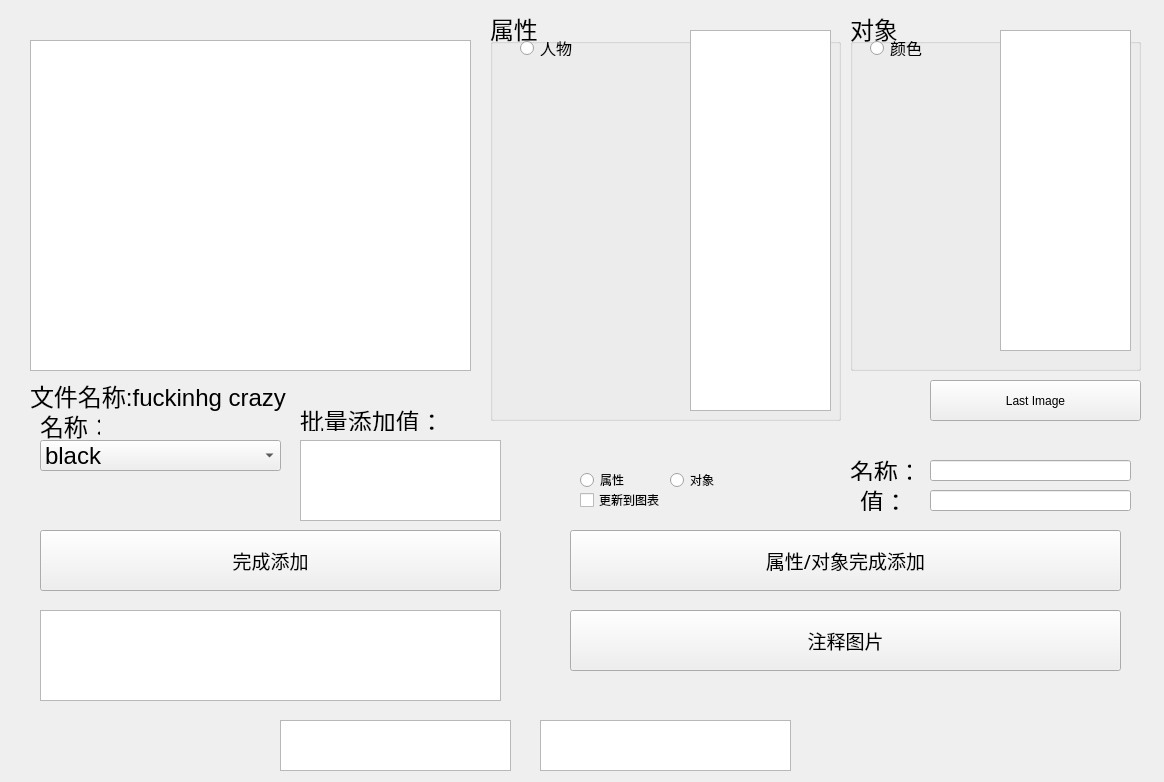
<?xml version="1.0" encoding="UTF-8"?>
<ui version="4.0">
 <class>Form</class>
 <widget class="QWidget" name="Form">
  <property name="geometry">
   <rect>
    <x>0</x>
    <y>0</y>
    <width>1164</width>
    <height>782</height>
   </rect>
  </property>
  <property name="windowTitle">
   <string>Form</string>
  </property>
  <widget class="QGraphicsView" name="graphicsView">
   <property name="geometry">
    <rect>
     <x>30</x>
     <y>40</y>
     <width>441</width>
     <height>331</height>
    </rect>
   </property>
  </widget>
  <widget class="QGroupBox" name="groupBox">
   <property name="geometry">
    <rect>
     <x>490</x>
     <y>10</y>
     <width>351</width>
     <height>411</height>
    </rect>
   </property>
   <property name="font">
    <font>
     <pointsize>18</pointsize>
    </font>
   </property>
   <property name="title">
    <string>属性</string>
   </property>
   <widget class="QListView" name="listView">
    <property name="geometry">
     <rect>
      <x>200</x>
      <y>20</y>
      <width>141</width>
      <height>381</height>
     </rect>
    </property>
   </widget>
   <widget class="QRadioButton" name="radioButton_3">
    <property name="geometry">
     <rect>
      <x>30</x>
      <y>30</y>
      <width>89</width>
      <height>16</height>
     </rect>
    </property>
    <property name="font">
     <font>
      <family>Agency FB</family>
      <pointsize>12</pointsize>
     </font>
    </property>
    <property name="text">
     <string>人物</string>
    </property>
   </widget>
  </widget>
  <widget class="QPushButton" name="pushButton">
   <property name="geometry">
    <rect>
     <x>570</x>
     <y>610</y>
     <width>551</width>
     <height>61</height>
    </rect>
   </property>
   <property name="font">
    <font>
     <family>Agency FB</family>
     <pointsize>14</pointsize>
    </font>
   </property>
   <property name="text">
    <string>注释图片</string>
   </property>
  </widget>
  <widget class="QPushButton" name="pushButton_2">
   <property name="geometry">
    <rect>
     <x>570</x>
     <y>530</y>
     <width>551</width>
     <height>61</height>
    </rect>
   </property>
   <property name="font">
    <font>
     <family>Agency FB</family>
     <pointsize>14</pointsize>
    </font>
   </property>
   <property name="text">
    <string>属性/对象完成添加</string>
   </property>
  </widget>
  <widget class="QComboBox" name="comboBox_11">
   <property name="geometry">
    <rect>
     <x>40</x>
     <y>440</y>
     <width>241</width>
     <height>31</height>
    </rect>
   </property>
   <property name="font">
    <font>
     <pointsize>18</pointsize>
    </font>
   </property>
   <property name="editable">
    <bool>false</bool>
   </property>
   <item>
    <property name="text">
     <string>black</string>
    </property>
   </item>
   <item>
    <property name="text">
     <string>blue</string>
    </property>
   </item>
   <item>
    <property name="text">
     <string>brown</string>
    </property>
   </item>
   <item>
    <property name="text">
     <string>gray</string>
    </property>
   </item>
   <item>
    <property name="text">
     <string>green</string>
    </property>
   </item>
   <item>
    <property name="text">
     <string>orange</string>
    </property>
   </item>
   <item>
    <property name="text">
     <string>pink</string>
    </property>
   </item>
   <item>
    <property name="text">
     <string>red</string>
    </property>
   </item>
   <item>
    <property name="text">
     <string>violet</string>
    </property>
   </item>
   <item>
    <property name="text">
     <string>white</string>
    </property>
   </item>
   <item>
    <property name="text">
     <string>yellow</string>
    </property>
   </item>
  </widget>
  <widget class="QLineEdit" name="lineEdit_2">
   <property name="geometry">
    <rect>
     <x>930</x>
     <y>460</y>
     <width>201</width>
     <height>21</height>
    </rect>
   </property>
  </widget>
  <widget class="QPushButton" name="pushButton_3">
   <property name="geometry">
    <rect>
     <x>40</x>
     <y>530</y>
     <width>461</width>
     <height>61</height>
    </rect>
   </property>
   <property name="font">
    <font>
     <family>Agency FB</family>
     <pointsize>14</pointsize>
    </font>
   </property>
   <property name="text">
    <string>完成添加</string>
   </property>
  </widget>
  <widget class="QRadioButton" name="radioButton">
   <property name="geometry">
    <rect>
     <x>580</x>
     <y>470</y>
     <width>100</width>
     <height>20</height>
    </rect>
   </property>
   <property name="text">
    <string>属性</string>
   </property>
  </widget>
  <widget class="QRadioButton" name="radioButton_2">
   <property name="geometry">
    <rect>
     <x>670</x>
     <y>470</y>
     <width>100</width>
     <height>20</height>
    </rect>
   </property>
   <property name="text">
    <string>对象</string>
   </property>
  </widget>
  <widget class="QTextEdit" name="textEdit">
   <property name="geometry">
    <rect>
     <x>300</x>
     <y>440</y>
     <width>201</width>
     <height>81</height>
    </rect>
   </property>
  </widget>
  <widget class="QLabel" name="label_11">
   <property name="geometry">
    <rect>
     <x>40</x>
     <y>410</y>
     <width>60</width>
     <height>31</height>
    </rect>
   </property>
   <property name="font">
    <font>
     <pointsize>18</pointsize>
    </font>
   </property>
   <property name="text">
    <string>名称：</string>
   </property>
  </widget>
  <widget class="QLabel" name="label_12">
   <property name="geometry">
    <rect>
     <x>850</x>
     <y>460</y>
     <width>61</width>
     <height>21</height>
    </rect>
   </property>
   <property name="font">
    <font>
     <pointsize>18</pointsize>
    </font>
   </property>
   <property name="text">
    <string>名称：</string>
   </property>
  </widget>
  <widget class="QLabel" name="label_13">
   <property name="geometry">
    <rect>
     <x>300</x>
     <y>410</y>
     <width>141</width>
     <height>21</height>
    </rect>
   </property>
   <property name="font">
    <font>
     <pointsize>18</pointsize>
    </font>
   </property>
   <property name="text">
    <string>批量添加值：</string>
   </property>
  </widget>
  <widget class="QLabel" name="label_9">
   <property name="geometry">
    <rect>
     <x>30</x>
     <y>380</y>
     <width>551</width>
     <height>31</height>
    </rect>
   </property>
   <property name="font">
    <font>
     <pointsize>18</pointsize>
    </font>
   </property>
   <property name="text">
    <string>文件名称:fuckinhg crazy</string>
   </property>
  </widget>
  <widget class="QLabel" name="label_15">
   <property name="geometry">
    <rect>
     <x>860</x>
     <y>490</y>
     <width>71</width>
     <height>21</height>
    </rect>
   </property>
   <property name="font">
    <font>
     <pointsize>18</pointsize>
    </font>
   </property>
   <property name="text">
    <string>值：</string>
   </property>
  </widget>
  <widget class="QLineEdit" name="lineEdit_3">
   <property name="geometry">
    <rect>
     <x>930</x>
     <y>490</y>
     <width>201</width>
     <height>21</height>
    </rect>
   </property>
  </widget>
  <widget class="QCheckBox" name="checkBox">
   <property name="geometry">
    <rect>
     <x>580</x>
     <y>490</y>
     <width>87</width>
     <height>20</height>
    </rect>
   </property>
   <property name="text">
    <string>更新到图表</string>
   </property>
  </widget>
  <widget class="QPushButton" name="pushButton_4">
   <property name="geometry">
    <rect>
     <x>930</x>
     <y>380</y>
     <width>211</width>
     <height>41</height>
    </rect>
   </property>
   <property name="text">
    <string>Last Image</string>
   </property>
  </widget>
  <widget class="QGroupBox" name="groupBox_5">
   <property name="geometry">
    <rect>
     <x>850</x>
     <y>10</y>
     <width>291</width>
     <height>361</height>
    </rect>
   </property>
   <property name="font">
    <font>
     <pointsize>18</pointsize>
    </font>
   </property>
   <property name="autoFillBackground">
    <bool>false</bool>
   </property>
   <property name="title">
    <string>对象</string>
   </property>
   <widget class="QListView" name="listView_2">
    <property name="geometry">
     <rect>
      <x>150</x>
      <y>20</y>
      <width>131</width>
      <height>321</height>
     </rect>
    </property>
   </widget>
   <widget class="QRadioButton" name="radioButton_4">
    <property name="geometry">
     <rect>
      <x>20</x>
      <y>30</y>
      <width>89</width>
      <height>16</height>
     </rect>
    </property>
    <property name="font">
     <font>
      <family>Agency FB</family>
      <pointsize>12</pointsize>
     </font>
    </property>
    <property name="text">
     <string>颜色</string>
    </property>
   </widget>
  </widget>
  <widget class="QTextBrowser" name="textBrowser">
   <property name="geometry">
    <rect>
     <x>40</x>
     <y>610</y>
     <width>461</width>
     <height>91</height>
    </rect>
   </property>
  </widget>
  <widget class="QGraphicsView" name="graphicsView_2">
   <property name="geometry">
    <rect>
     <x>280</x>
     <y>720</y>
     <width>231</width>
     <height>51</height>
    </rect>
   </property>
  </widget>
  <widget class="QGraphicsView" name="graphicsView_3">
   <property name="geometry">
    <rect>
     <x>540</x>
     <y>720</y>
     <width>251</width>
     <height>51</height>
    </rect>
   </property>
  </widget>
 </widget>
 <resources/>
 <connections/>
</ui>
